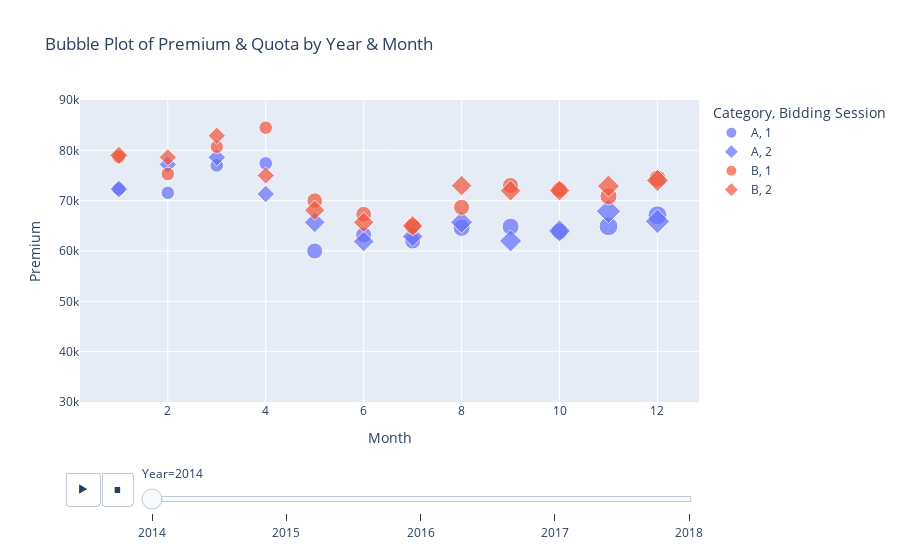

Notebook code cell kept with this figure:
### Markdown cell above
PQP has been steadily decreasing over the past few years, with the exception of mid-2016.

COE premium, however, oscillates every 12 months (roughly). Following this pattern, if the year is odd, one should purchase a COE in the tail end of the year. Otherwise, one should purchase a COE early in the year.

### Code cell
ax18 = sns.scatterplot(data=df_personal_cars, x='Date', y='Premium', size='Quota', hue='Category')
ax18.set_title(label='Bubble Plot of Premium & Quota by Date', fontsize=18)
ax18.set_yticklabels(labels=shortenVect(ax18.get_yticks()))
ax18.set_xticklabels(labels=maskDateVect(ax18.get_xticks()))
ax18.set_ylabel(ylabel='Premium / S$')
plt.savefig('./assets/bubbleplot-premium-and-quota-by-date.png')
fig5 = px.scatter(data_frame=df_personal_cars, x='Month', y='Premium', color='Category', size='Quota', animation_frame='Year', range_y=(30000, 90000), title='Bubble Plot of Premium & Quota by Year & Month', symbol='Bidding Session', size_max=24)
fig5.write_image('./assets/bubbleplot-premium-and-quota-by-year-and-month.png', engine='kaleido')
fig5

### Figure 1 — Plotly figure (JSON) as saved in the notebook; plotly's stock layout.template omitted (floating-point values rounded to 4 significant figures)
{"data": [{"hovertemplate": "Category=A<br>Bidding Session=1<br>Year=2014<br>Month=%{x}<br>Premium=%{y}<br>Quota=%{marker.size}<extra></extra>", "legendgroup": "A, 1", "marker": {"color": "#636efa", "size": [364, 362, 365, 367, 513, 507, 513, 574, 572, 575, 703, 709], "sizemode": "area", "sizeref": 3.944, "symbol": "circle"}, "mode": "markers", "name": "A, 1", "orientation": "v", "showlegend": true, "type": "scatter", "x": [1, 2, 3, 4, 5, 6, 7, 8, 9, 10, 11, 12], "xaxis": "x", "y": [72369, 71564, 76999, 77400, 60002, 63190, 61990, 64600, 64841, 63880, 64900, 67089], "yaxis": "y"}, {"hovertemplate": "Category=A<br>Bidding Session=2<br>Year=2014<br>Month=%{x}<br>Premium=%{y}<br>Quota=%{marker.size}<extra></extra>", "legendgroup": "A, 2", "marker": {"color": "#636efa", "size": [368, 362, 362, 361, 509, 509, 509, 575, 573, 572, 701, 705], "sizemode": "area", "sizeref": 3.944, "symbol": "diamond"}, "mode": "markers", "name": "A, 2", "orientation": "v", "showlegend": true, "type": "scatter", "x": [1, 2, 3, 4, 5, 6, 7, 8, 9, 10, 11, 12], "xaxis": "x", "y": [72290, 77201, 78602, 71335, 65689, 61899, 62890, 65710, 62000, 63990, 67889, 65889], "yaxis": "y"}, {"hovertemplate": "Category=B<br>Bidding Session=1<br>Year=2014<br>Month=%{x}<br>Premium=%{y}<br>Quota=%{marker.size}<extra></extra>", "legendgroup": "B, 1", "marker": {"color": "#EF553B", "size": [386, 360, 350, 363, 483, 494, 493, 507, 511, 505, 574, 584], "sizemode": "area", "sizeref": 3.944, "symbol": "circle"}, "mode": "markers", "name": "B, 1", "orientation": "v", "showlegend": true, "type": "scatter", "x": [1, 2, 3, 4, 5, 6, 7, 8, 9, 10, 11, 12], "xaxis": "x", "y": [78700, 75300, 80710, 84504, 70002, 67304, 64889, 68689, 73010, 72180, 70890, 74389], "yaxis": "y"}, {"hovertemplate": "Category=B<br>Bidding Session=2<br>Year=2014<br>Month=%{x}<br>Premium=%{y}<br>Quota=%{marker.size}<extra></extra>", "legendgroup": "B, 2", "marker": {"color": "#EF553B", "size": [393, 355, 353, 351, 484, 490, 498, 506, 509, 507, 570, 579], "sizemode": "area", "sizeref": 3.944, "symbol": "diamond"}, "mode": "markers", "name": "B, 2", "orientation": "v", "showlegend": true, "type": "scatter", "x": [1, 2, 3, 4, 5, 6, 7, 8, 9, 10, 11, 12], "xaxis": "x", "y": [79000, 78604, 82900, 75010, 68103, 65700, 65001, 72990, 71990, 72002, 72890, 74000], "yaxis": "y"}], "layout": {"legend": {"itemsizing": "constant", "title": {"text": "Category, Bidding Session"}, "tracegroupgap": 0}, "sliders": [{"active": 0, "currentvalue": {"prefix": "Year="}, "len": 0.9, "pad": {"b": 10, "t": 60}, "steps": [{"args": [["2014"], {"frame": {"duration": 0, "redraw": false}, "fromcurrent": true, "mode": "immediate", "transition": {"duration": 0, "easing": "linear"}}], "label": "2014", "method": "animate"}, {"args": [["2015"], {"frame": {"duration": 0, "redraw": false}, "fromcurrent": true, "mode": "immediate", "transition": {"duration": 0, "easing": "linear"}}], "label": "2015", "method": "animate"}, {"args": [["2016"], {"frame": {"duration": 0, "redraw": false}, "fromcurrent": true, "mode": "immediate", "transition": {"duration": 0, "easing": "linear"}}], "label": "2016", "method": "animate"}, {"args": [["2017"], {"frame": {"duration": 0, "redraw": false}, "fromcurrent": true, "mode": "immediate", "transition": {"duration": 0, "easing": "linear"}}], "label": "2017", "method": "animate"}, {"args": [["2018"], {"frame": {"duration": 0, "redraw": false}, "fromcurrent": true, "mode": "immediate", "transition": {"duration": 0, "easing": "linear"}}], "label": "2018", "method": "animate"}], "x": 0.1, "xanchor": "left", "y": 0, "yanchor": "top"}], "title": {"text": "Bubble Plot of Premium & Quota by Year & Month"}, "updatemenus": [{"buttons": [{"args": [null, {"frame": {"duration": 500, "redraw": false}, "fromcurrent": true, "mode": "immediate", "transition": {"duration": 500, "easing": "linear"}}], "label": "&#9654;", "method": "animate"}, {"args": [[null], {"frame": {"duration": 0, "redraw": false}, "fromcurrent": true, "mode": "immediate", "transition": {"duration": 0, "easing": "linear"}}], "label": "&#9724;", "method": "animate"}], "direction": "left", "pad": {"r": 10, "t": 70}, "showactive": false, "type": "buttons", "x": 0.1, "xanchor": "right", "y": 0, "yanchor": "top"}], "xaxis": {"anchor": "y", "domain": [0, 1], "title": {"text": "Month"}}, "yaxis": {"anchor": "x", "domain": [0, 1], "range": [30000, 90000], "title": {"text": "Premium"}}}}
